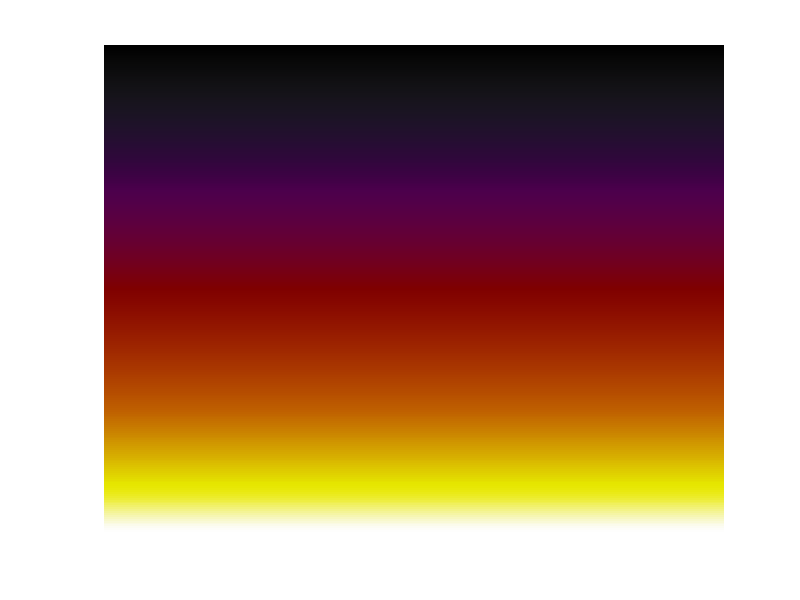

This figure's MATLAB source:
function [cmap] = inferno(numberColors)

% Colin Ophus - clophus@lbl.gov - 2020 February
% Quick implementation / tweak of a perceptually-uniform colormap "inferno" 
% by Stefan van der Walt and Nathaniel Smith.  If you run this script
% without an output, it will plot the colormap in a figure window.

% Input:
% numberColors - how many colors to include (# of RGB values). Default: 256

% Output:
% [numberColors x 3] sized array containing the colormap, columns = [R G B]

% default number of colors
if nargin < 1
    numberColors = 256;
end

% Init
cmap = ones(numberColors,3);
cmap(:,3) = linspace(0,1,numberColors);

% Determine specific color indices
indsEdge = round(numberColors*[0 0.3 0.5 0.75 0.90 1]) + [1 0 0 0 0 0];

% black -> purple
inds = indsEdge(1):(indsEdge(2)-1);
c = linspace(0,1,indsEdge(2)-indsEdge(1)+1)'; 
c(end) = [];
cmap(inds,1) = 4/6 + c/6;
cmap(inds,2) = 3*c.^2 - 2*c.^3;

% purple -> red
inds = indsEdge(2):(indsEdge(3)-1);
c = linspace(0,1,indsEdge(3)-indsEdge(2)+1)'; 
c(end) = [];
cmap(inds,1) = 5/6 + c/6;

% red -> orange
inds = indsEdge(3):(indsEdge(4)-1);
c = linspace(0,1,indsEdge(4)-indsEdge(3)+1)'; 
c(end) = [];
cmap(inds,1) = c/12;

% orange -> yellow
inds = indsEdge(4):(indsEdge(5)-1);
c = linspace(0,1,indsEdge(5)-indsEdge(4)+1)'; 
c(end) = [];
cmap(inds,1) = 1/12 + c/12;

% yellow -> white
inds = indsEdge(5):indsEdge(6);
c = linspace(0,1,indsEdge(6)-indsEdge(5)+1)'; 
cmap(inds,1) = 1/6;
cmap(inds,2) = 1 - 3*c.^2 + 2*c.^3;


% convert from HSV to RGB
cmap(:) = hsv2rgb(cmap);

% plotting
if nargout < 1
    figure(101)
    clf
    imagesc(reshape(cmap,[numberColors 1 3]))
    axis off
    set(gca,'xtick',[])

end